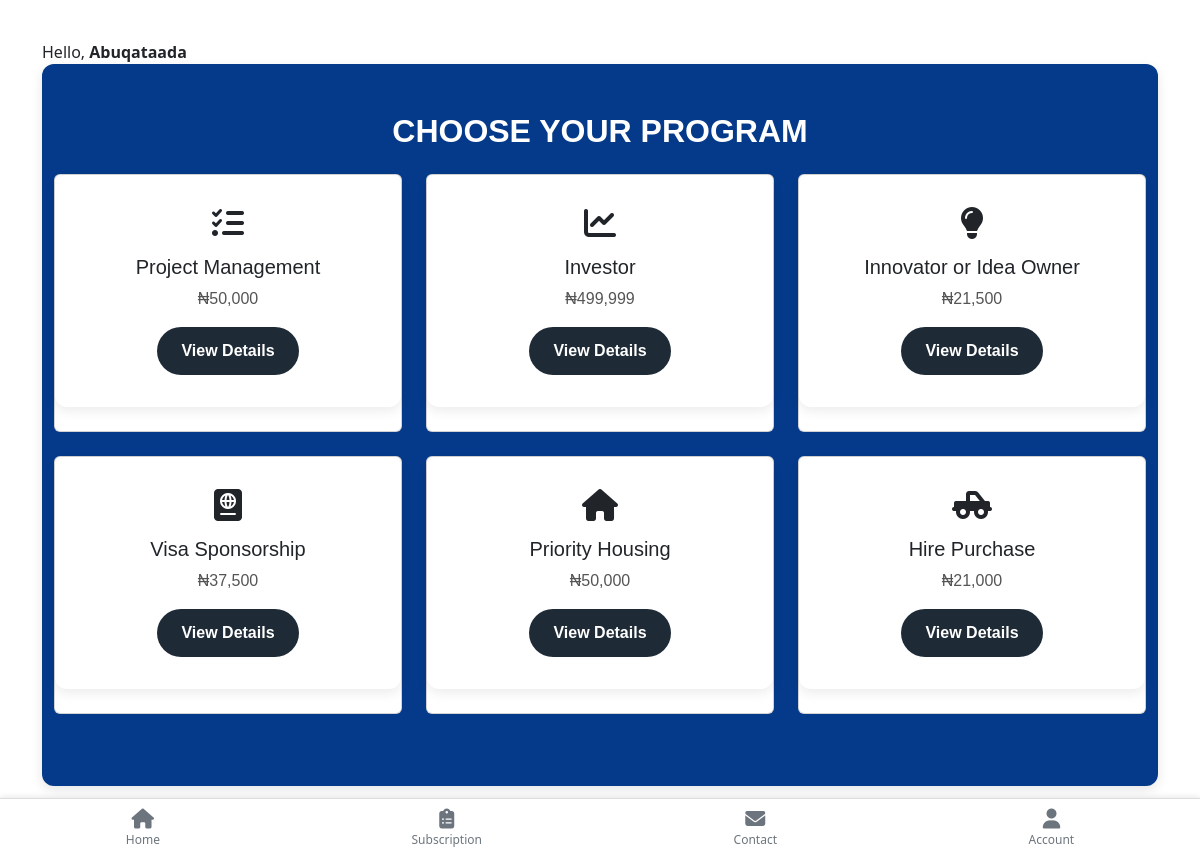
The app's page /choose-program (signed in), older data.
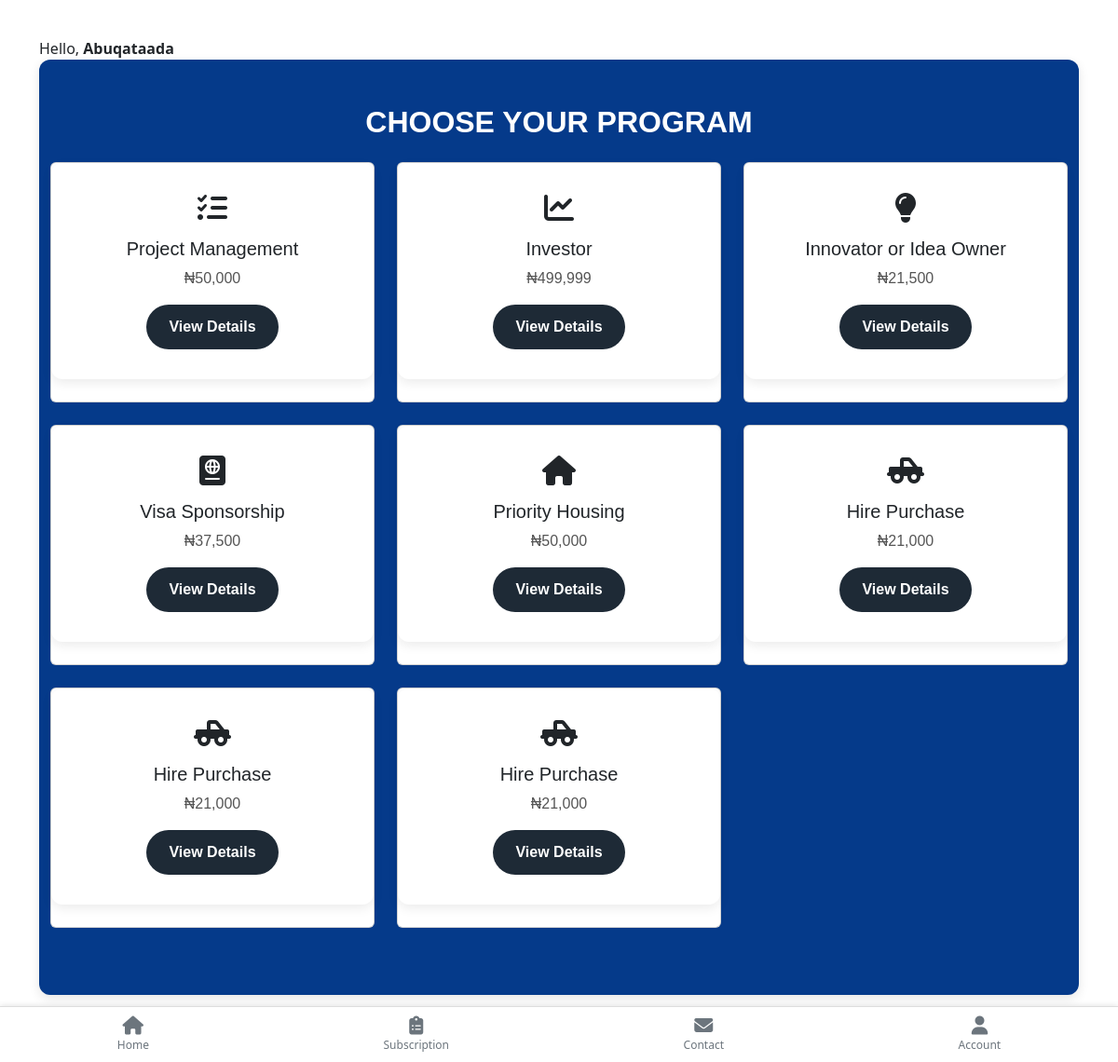
The same page, newer data.
### app.py (models this page shows, shortened)
class User(db.Model, UserMixin):
    id = db.Column(db.Integer, primary_key=True)
    username = db.Column(db.String(150), nullable=False)
    first_name = db.Column(db.String(150), nullable=False)
    last_name = db.Column(db.String(150), nullable=False)
    town = db.Column(db.String(150), nullable=True)
    country = db.Column(db.String(150), nullable=True)
    phone = db.Column(db.String(150), nullable=True)
    email = db.Column(db.String(150), unique=True, nullable=False)
    password_hash = db.Column(db.String(200), nullable=False)
    is_admin = db.Column(db.Boolean, default=False)
    subscriptions = db.relationship('Subscription', backref='user', lazy=True)
    profile_picture = db.Column(db.String(200), nullable=True)

class Program(db.Model):
    id = db.Column(db.Integer, primary_key=True)
    name = db.Column(db.String(100), nullable=False)
    slug = db.Column(db.String(100), unique=True, nullable=False)
    price = db.Column(db.Float, nullable=False)
    icon = db.Column(db.String(50))
    subscriptions = db.relationship('Subscription', backref='program', lazy=True)

### app.py (the view)
@app.route('/choose-program')
@login_required
def choose_program():
    programs = Program.query.all()
    return render_template('choose_program.html', programs=programs)

### app.py (called while the page is built)
@login_manager.user_loader
def load_user(user_id):
    return User.query.get(int(user_id))

### templates/choose_program.html
{% extends "dashboard_base.html" %}
{% block content %}
<div class="container py-5">
  <h3 class="mb-4 ch-header">CHOOSE YOUR PROGRAM</h3>
  <div class="row">
    {% for program in programs %}
    <div class="col-md-4 mb-4">
      <div class="card h-100 text-center">
        <div class="card-body">
          <i class="{{ program.icon }} fa-2x mb-3"></i>
          <h5 class="card-title">{{ program.name }}</h5>
          <p>₦{{ "{:,.0f}".format(program.price) }}</p>
          <a href="{{ url_for('program_detail', slug=program.slug) }}" class="btn btn-primary">View Details</a>
        </div>
      </div>
    </div>
    {% endfor %}
  </div>
</div>
{% endblock %}

### templates/dashboard_base.html (shortened to what this page needs)
<!DOCTYPE html>
<html lang="en">
<head>
  <link href="https://cdn.jsdelivr.net/npm/bootstrap@5.3.3/dist/css/bootstrap.min.css" rel="stylesheet">
  <link rel="stylesheet" href="https://cdnjs.cloudflare.com/ajax/libs/font-awesome/6.4.0/css/all.min.css">
  <link rel="stylesheet" href="{{ url_for('static', filename='css/dashboard.css') }}">
  <link rel="stylesheet" href="{{ url_for('static', filename='css/contact.css') }}">
</head>
<body class="d-flex flex-column min-vh-100">
  <main class="container py-4 mb-5">
    Hello, <strong>{{ current_user.username }}</strong>
    {% block content %}{% endblock %}
  </main>
  {% include 'dashboard_navbar.html' %}
</body>
</html>

### templates/dashboard_navbar.html
<nav class="bottom-nav">
  <a href="{{ url_for('home') }}" class="{% if request.endpoint == 'home' %}active{% endif %}">
    <i class="fas fa-home"></i>
    Home
  </a>
  <a href="{{ url_for('choose_program') }}" class="{% if request.endpoint == 'subscription' %}active{% endif %}">
    <i class="fas fa-clipboard-list"></i>
    Subscription
  </a>
  <a href="{{ url_for('contact') }}" class="{% if request.endpoint == 'contact' %}active{% endif %}">
    <i class="fas fa-envelope"></i>
    Contact
  </a>
  <a href="{{ url_for('dashboard') }}" class="{% if request.endpoint == 'dashboard' %}active{% endif %}">
    <i class="fas fa-user"></i>
    Account
  </a>
</nav>

### static/css/dashboard.css (style rules this page uses)
.bottom-nav { position: fixed; bottom: 0; left: 0; right: 0; height: 60px; background: #ffffff; border-top: 1px solid #ddd; display: flex; justify-content: space-around; align-items: center; z-index: 1030; box-shadow: 0 -1px 6px rgba(0, 0, 0, 0.1); }
.bottom-nav a { flex-grow: 1; text-align: center; color: #6c757d; text-decoration: none; font-size: 12px; transition: all 0.3s; }
.bottom-nav a i { display: block; font-size: 20px; margin-bottom: 2px; }
.ch-header { font-family: 'Poppins', sans-serif; font-size: 2rem; font-weight: 700; text-align: center; margin-bottom: 1.5rem; color: #ffffff; }
.py-5 { justify-content: center; text-align: center; color: #333; font-family: 'Poppins', sans-serif; font-size: 1rem; line-height: 1.6; background: #053a8a; border-radius: 12px; box-shadow: 0 4px 12px rgba(0,0,0,0.1); }
.card-body { background: #ffffff; padding: 2rem; margin-bottom: 1.5rem; border-radius: 12px; border: none; box-shadow: 0 4px 12px rgba(0,0,0,0.08); transition: transform 0.3s ease, box-shadow 0.3s ease; }
.card-body p { font-size: 1rem; color: #555; margin-bottom: 1rem; line-height: 1.5; }
.card-body .btn { padding: 0.75rem 1.5rem; border-radius: 50px; font-weight: 600; transition: background 0.3s ease; }
.card-body .btn-primary { background: #1e2a36; border: none; }

Row changes from the older to the newer data that the page shows:
added Program: name "Hire Purchase", price "21,000"
added Program: name "Hire Purchase", price "21,000"
